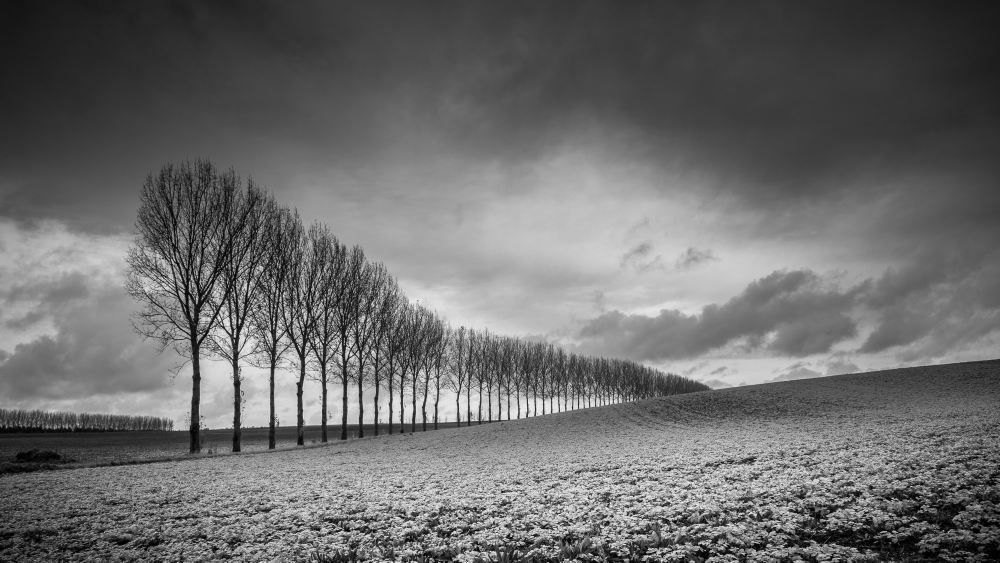
#> input picture mkdir models/test2.jpg, 3000 x 1687 px (shown at 1/3 size)
$ jupyter execute --allow-errors Untitled.ipynb
#> lines starting #> are read from the running program, lines starting #| are printed output that depends on the picture
[cell 1]
import numpy as np
import cv2 as cv
import os.path

[cell 2]
frame = cv.imread("test2.jpg")
#> frame is the input picture: shape (1687, 3000, 3); min 0, max 255, mean 107.6
numpy_file = np.load('pts_in_hull.npy')
#> (reads mkdir models/pts_in_hull.npy from the repository)
#> (the rest of this cell did not finish here and is left out)

[cell 3]
numpy_file = numpy_file.transpose().reshape(2, 313, 1, 1)
#> (the rest of this cell did not finish here and is left out)

[cell 4]
input_width = 224
input_height = 224
rgb_img = (frame[:,:,[2, 1, 0]] * 1.0 / 255).astype(np.float32)
lab_img = cv.cvtColor(rgb_img, cv.COLOR_RGB2Lab)
#> lab_img: shape (1687, 3000, 3) float32; mean of channels 0, 1, 2 44.3, 0, 0
l_channel = lab_img[:,:,0]
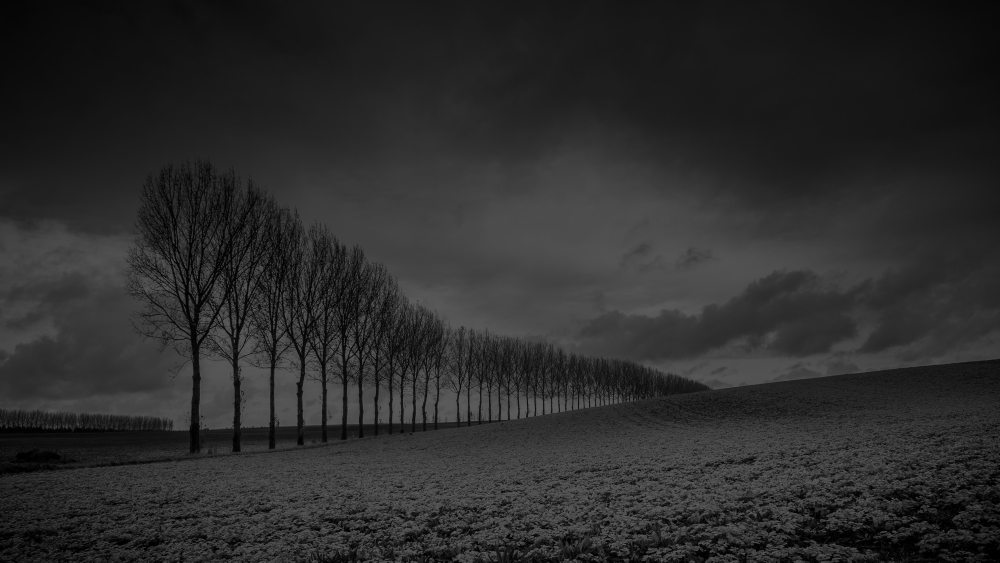
#> l_channel: shape (1687, 3000) float32 (shown at 1/3 size); min 0, max 100, mean 44.4
l_channel_resize = cv.resize(l_channel, (input_width, input_height))
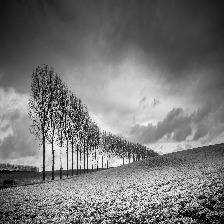
#> l_channel_resize: shape (224, 224) float32; min 0, max 95.17, mean 44.4; drawn with min black and max white
l_channel_resize -= 50
